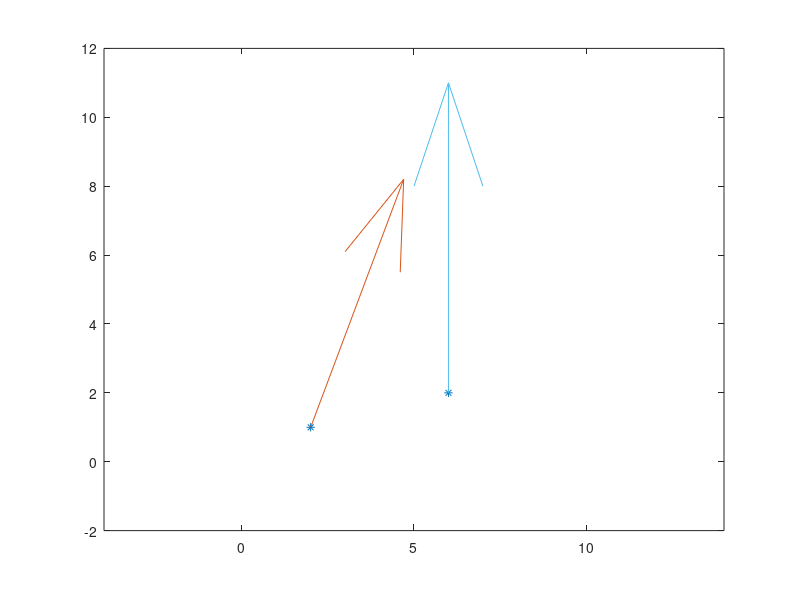

MATLAB code to generate this figure: (Note: this script raises an error after producing the figure.)
clear

px = [2 6]; py = [ 1 2];
plot(px, py, '*');
axis([-4 14 -2 12]);
axis equal; hold on;
vx = [3 0]; vy = [8 10];
quiver(px(1), py(1), vx(1), vy(1));
quiver(px(2), py(2), vx(2), vy(2));

syms t  a3 a2 a1 a0 b3 b2 b1 b0 
x(t) = a3*t^3 + a2*t^2 +a1*t + a0;
xd(t) = diff(x,t);

t1 = 1; t2 = 2;
e = [x(t1) == px(1), x(t2) == px(2), xd(t1) == vx(1) , xd(t2) == vx(2)];
m = solve(e, [a3 a2 a1 a0]);
cx(t) = subs(x, [a3 a2 a1 a0], [m.a3 m.a2 m.a1 m.a0]);

y(t) = b3*t^3 + b2*t^2 +b1*t + b0;
yd(t) = diff(y,t);

t1 = 1; t2 = 2;
e = [y(t1) == py(1), y(t2) == py(2), yd(t1) == vy(1) , yd(t2) == vy(2)];
m = solve(e, [b3 b2 b1 b0]);
cy(t) = subs(y, [b3 b2 b1 b0], [m.b3 m.b2 m.b1 m.b0]);
fplot(cx, cy, [t1 t2]);
%%%%%%%%%CONNCECTING HERMITE 2P-2V CURVES C1 Continuity tangents are the same%%%%%%%%%%%%%
rx = [px(2) 10];
ry = [py(2) -1];
plot(rx, ry, "*m");
ux = [vx(2) 0];
uy = [vy(2) -7];
quiver(rx(1), ry(1) ,ux(1) ,uy(1));
quiver(rx(2), ry(2), ux(2), uy(2));
t3 = -1;
t4 = 1;
e = [x(t3) == rx(1), x(t4) == rx(2), xd(t3) == ux(1), xd(t4) == ux(2)];
m = solve(e, [a3 a2 a1 a0]);
dx(t) = subs(x, [a3 a2 a1 a0], [m.a3 m.a2 m.a1 m.a0]);
e = [y(t3) == ry(1), y(t4) == ry(2), yd(t3) == uy(1), yd(t4) == uy(2)];
m = solve(e, [b3 b2 b1 b0]);
dy(t) = subs(y, [b3 b2 b1 b0] , [m.b3 m.b2 m.b1 m.b0]);
fplot(dx, dy, [t3 t4], 'r');
